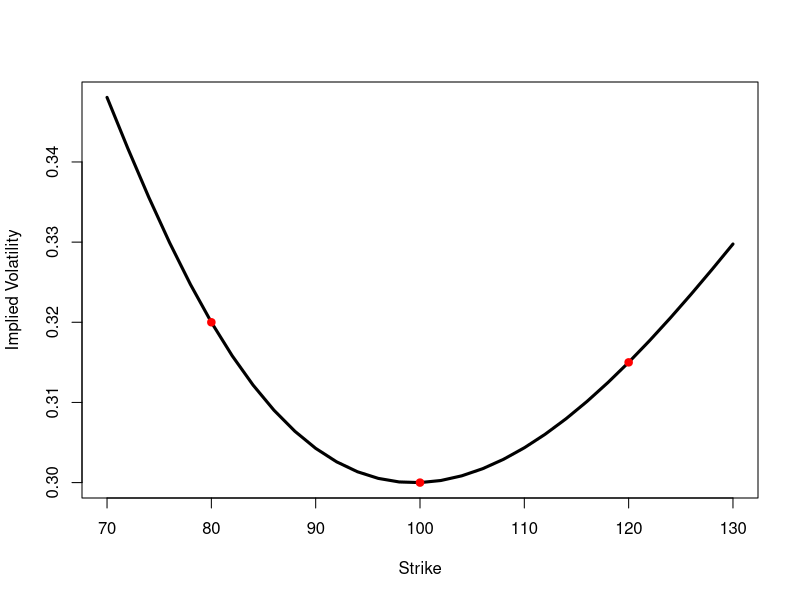

Generate this figure with R:
# Merton's model: option on index
# r: interest rate
# b: cost of carry: int. rate - div. yield

GBSPrice <- function(PutCall, S, K, T, r, b, sigma) {
  d1 <- (log(S/K) + (b+sigma^2/2)*T)/(sigma*sqrt(T))
  d2 <- d1 - sigma*sqrt(T)


  if(PutCall == 'c')
    px <- S*exp((b-r)*T)*pnorm(d1) - K*exp(-r*T)*pnorm(d2)
  else
    px <- K*exp(-r*T)*pnorm(-d2) - S*exp((b-r)*T)*pnorm(-d1)

px
}

GBSVega <- function(PutCall, S, K, T, r, b, sigma) {
  d1 <- (log(S/K) + (b+sigma^2/2)*T)/(sigma*sqrt(T))
  S*exp((b-r)*T) * dnorm(d1)
}

ImpliedVolNewton <- function(p, TypeFlag, S, X, Time, r, b,
                             sigma=NULL, maxiter=500, tol=1.e-5) {

  if(is.null(sigma))
     s <- sqrt(2*abs(log(S/(X*exp((b*T)))))/T)
  else
    s <- sigma

  not_converged <- T
  i=1
  vega <- GBSVega(TypeFlag, S, X, Time, r, b, s)
  while(not_converged & (i<maxiter)) {
    err <- (p-GBSPrice(TypeFlag, S, X, Time, r, b, s))
    s <- s + err/vega
    # print(paste('i:', i, 's:', s))
    not_converged <- (abs(err/vega) > tol)
    i <- i+1
  }
s
}

BinaryPrice <- function(PutCall, S, K, T, r, b, sigma) {
  d1 <- (log(S/K) + (b+sigma^2/2)*T)/(sigma*sqrt(T))
  d2 <- d1 - sigma*sqrt(T)


  if(PutCall == 'c')
    px <- K*exp(-r*T)*pnorm(d2)
  else
    px <- K*exp(-r*T)*pnorm(-d2)

px
}

# 1 - Volatility interpolation
##############################

T <- 1
Spot <- 100
r <- 0
b <- 0
eps <- .001
sigma <- .3

# Benchmark data: (strike, volatility)
VolData <- list(c(80, .32), c(100, .30), c(120, .315))


# Define an array of pricing functions for
# the three benchmark instruments:

C1 <- function(vol=sigma, spot=Spot) GBSPrice(PutCall='c',
      S=spot, K=VolData[[1]][1], T=T, r=r, b=b, sigma=vol)

C2 <- function(vol=sigma, spot=Spot) GBSPrice(PutCall='c',
      S=spot, K=VolData[[2]][1], T=T, r=r, b=b, sigma=vol)

C3 <- function(vol=sigma, spot=Spot) GBSPrice(PutCall='c',
      S=spot, K=VolData[[3]][1], T=T, r=r, b=b, sigma=vol)

C <- c(C1, C2, C3)

# utility functions to compute the risk indicators,
# all by finite difference:

Vega <- function(f, vol, spot=Spot) (f(vol+eps, spot)-f(vol-eps, spot))/(2*eps)

Vanna <- function(f, vol, spot=Spot) {
  (Vega(f, vol, spot+1)-Vega(f, vol, spot-1))/2
}

Volga <- function(f, vol) {
    (Vega(f,vol+eps)-Vega(f,vol-eps))/(eps)
}

# Example: To compute the vega of 3 hedge options
# B.vega <- sapply(1:3, function(i) Vega(C[[i]], sigma))

# 1 - Compute vectors of vega, vanna, volga for
#     3 hedge instruments

B.vega <- sapply(1:3, function(i) Vega(C[[i]], sigma))
B.vanna <- sapply(1:3, function(i) Vanna(C[[i]], sigma))
B.volga <- sapply(1:3, function(i) Volga(C[[i]], sigma))

# 2 - Option with new strike

O <- function(vol=sigma, spot=Spot) GBSPrice('c', S=spot,
       K=Knew, T=T, r=r, b=b, sigma=vol)

Knew <- 90

# Its Black-Scholes price
O.BS <- O()

# 2 - risk indicators for new option
####################################

O.vega <- Vega(O, sigma)
O.vanna <- Vanna(O, sigma)
O.volga <- Volga(O, sigma)

# 3 - Benchmark costs: difference between price
#     at market vol and price at ATM vol
###############################################

B.cost <- sapply(1:3, function(i) C[[i]](VolData[[i]][2]) - C[[i]](sigma))

# 4 - calculation of price adjustment
#####################################

A <- t(matrix(c(B.vega, B.vanna, B.volga),  nrow=3))
x <- matrix(c(O.vega, O.vanna, O.volga), nrow=3)
w <- solve(A, x)
CF <- t(w) %*% matrix(B.cost, nrow=3)

# adjusted price
O.Price <- O.BS + CF

# implied volatility
O.iv <- ImpliedVolNewton(O.Price, 'c', Spot, Knew, T, r, b,
                         sigma=sigma)

# 5 - TODO
# Wrap the above logic in a function to interpolate/extrapolate

## VVVol(K) computes the implied vol at strike K

VVVol <- function(K) {

## this function computes the price of a call strike K,
## as a function of vol and spot

  O <- function(vol=sigma, spot=Spot) GBSPrice('c', S=spot,
       K=K, T=T, r=r, b=b, sigma=vol)

  # Its Black-Scholes price
  O.BS <- O()

  # risk indicators for new option
  O.vega <- Vega(O, sigma)
  O.vanna <- Vanna(O, sigma)
  O.volga <- Volga(O, sigma)

  # calculation of price adjustment
  A <- t(matrix(c(B.vega, B.vanna, B.volga),  nrow=3))
  x <- matrix(c(O.vega, O.vanna, O.volga), nrow=3)
  w <- solve(A, x)
  CF <- t(w) %*% matrix(B.cost, nrow=3)

  print(paste('CF:', CF, 'BS:', O.BS, 'K:', K))

  # implied volatility
  iv <- ImpliedVolNewton(O.BS+CF, 'c', Spot, K, T, r, b,
                         sigma=sigma)
  iv
}

# the vol curve from K=70 to K=130

v <- sapply(seq(70, 130, 2), VVVol)

        plot(seq(70, 130,2), v, type='l', lwd=3, xlab='Strike',
     ylab='Implied Volatility')
points(sapply(VolData, function(v) v[1]),
          sapply(VolData, function(v) v[2]), pch=19, col='red')

# 6 - Price a binary call
#########################

# Compare
# 1 - price with ATM vol
# 2 - price with interpolated vol
# 3 - price with VV adjustment
#################################

T <- 1
Spot <- 100
r <- 0
b <- 0

# ATM BS vol
sigma <- .30

# strike
Strike <- 110

# smile function
smile <- function(X) (-(0/20)*(X-Spot) + (1/300)*(X-Spot)^2)/100

SmileVol <- function(X) sigma + smile(X)

Bin <- function(vol=sigma, spot=Spot) BinaryPrice('c', S=spot,
       K=Strike, T=T, r=r, b=b, sigma=vol)

# Its Black-Scholes price
Bin.BS <- Bin()

# Price with interpolated vol
Bin.IntVol <- Bin(vol=SmileVol(Strike))

# price and risk indicators for benchmark instruments

B.cost <- sapply(1:3,
          function(i) C[[i]](SmileVol(VolData[[i]][1])) - C[[i]](sigma))

B.vega <- sapply(1:3, function(i) Vega(C[[i]], sigma))
B.vanna <- sapply(1:3, function(i) Vanna(C[[i]], sigma))
B.volga <- sapply(1:3, function(i) Volga(C[[i]], sigma))

# 2 - risk indicators for new option
####################################

Bin.vega <- Vega(Bin, sigma)
Bin.vanna <- Vanna(Bin, sigma)
Bin.volga <- Volga(Bin, sigma)

# 4 - calculation of price adjustment
#####################################

A <- t(matrix(c(B.vega, B.vanna, B.volga),  nrow=3))
x <- matrix(c(Bin.vega, Bin.vanna, Bin.volga), nrow=3)
w <- solve(A, x)
CF <- t(w) %*% matrix(B.cost, nrow=3)

# adjusted price
Bin.VVPrice <- Bin.BS + CF

print('Binary price')
print(paste('BS:', Bin.BS))
print(paste('Interpolated Vol:', Bin.IntVol))
print(paste('VV price:', Bin.VVPrice))

## wrap calculation in a function

BinaryVVPrice <- function(Strike) {

  Bin <- function(vol=sigma, spot=Spot) BinaryPrice('c', S=spot,
       K=Strike, T=T, r=r, b=b, sigma=vol)

  # Its Black-Scholes price
  Bin.BS <- Bin()

  # risk indicators for new option
  ####################################

  Bin.vega <- Vega(Bin, sigma)
  Bin.vanna <- Vanna(Bin, sigma)
  Bin.volga <- Volga(Bin, sigma)

  # calculation of price adjustment
  #####################################

  x <- matrix(c(Bin.vega, Bin.vanna, Bin.volga), nrow=3)
  w <- solve(A, x)
  CF <- t(w) %*% matrix(B.cost, nrow=3)

  # adjusted price
  c(Bin.BS, Bin.BS + CF)
}

## at Strike 65 and 66
tmp <- BinaryVVPrice(65)
BS.Price.65 <- tmp[1]
VV.Price.65 <- tmp[2]

tmp <- BinaryVVPrice(66)
BS.Price.66 <- tmp[1]
VV.Price.66 <- tmp[2]

# BS Delta and VV Delta: see the difference

print(paste('BS delta at 65', round(BS.Price.66-BS.Price.65,3)))
print(paste('VV delta at 65', round(VV.Price.66-VV.Price.65,3)))
